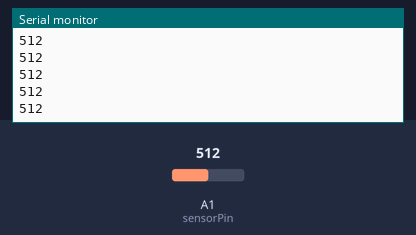
The sketch below on a simulated Arduino Uno, built for the host (arithmetic inside an expression is 32-bit, double 64-bit). Parts: the last lines printed to the serial monitor. The inputs (shaded band) are chosen by the test bench; at power-on: A1 (sensorPin) = 512.

Above: at 1.2 s.
1.3 s: A1 (sensorPin) set to 716
At 2.4 s:
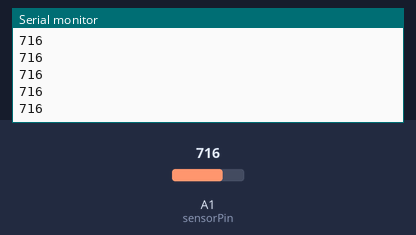
2.8 s: A1 (sensorPin) set to 900
At 3.9 s:
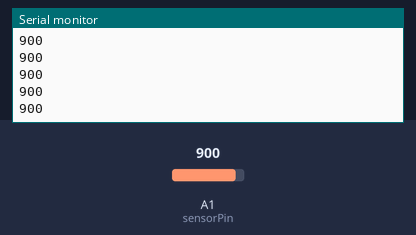
Timing chart, 0 to 5.8 s (numbered marks = the images above; inputs shaded):
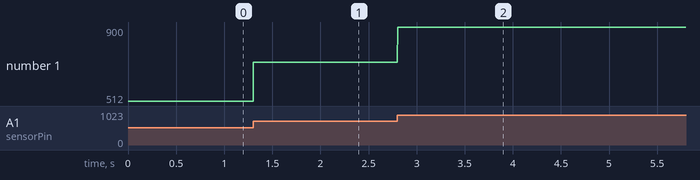

Measured:
- after the input at 1.3 s, the serial monitor: prints a new line at once (image 1)
- after the input at 2.8 s, the serial monitor: prints a new line at once (image 2)
- plotted number 1: 512 → 716 after the input at 1.3 s, 716 → 900 after the input at 2.8 s

The sketch:

PPG-Test.ino
```cpp
#include <ThingSpeak.h>

int sensorPin = A1;   //for analog input
//remember you put the switch towards 'A' not 'D' for analog input

void setup()  {
  Serial.begin(115200);
  //default is 9600, change after opening the serial plotter
 }

void loop()  {
  int heartValue = analogRead(sensorPin);    //reading the analog value
  Serial.println(heartValue);   //printing the value tot the serial plotter
  delay(3);
  }
```
